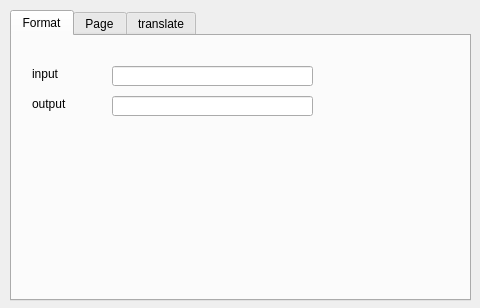
<?xml version="1.0" encoding="UTF-8"?>
<ui version="4.0">
 <class>Form</class>
 <widget class="QWidget" name="Form">
  <property name="geometry">
   <rect>
    <x>0</x>
    <y>0</y>
    <width>480</width>
    <height>308</height>
   </rect>
  </property>
  <property name="windowTitle">
   <string>Form</string>
  </property>
  <widget class="QTabWidget" name="tabWidget">
   <property name="geometry">
    <rect>
     <x>10</x>
     <y>10</y>
     <width>461</width>
     <height>291</height>
    </rect>
   </property>
   <property name="currentIndex">
    <number>0</number>
   </property>
   <widget class="QWidget" name="tab">
    <attribute name="title">
     <string>Format</string>
    </attribute>
    <widget class="QLabel" name="label">
     <property name="geometry">
      <rect>
       <x>20</x>
       <y>30</y>
       <width>71</width>
       <height>16</height>
      </rect>
     </property>
     <property name="text">
      <string>input</string>
     </property>
    </widget>
    <widget class="QLineEdit" name="lineEdit">
     <property name="geometry">
      <rect>
       <x>100</x>
       <y>30</y>
       <width>201</width>
       <height>20</height>
      </rect>
     </property>
    </widget>
    <widget class="QLabel" name="label_2">
     <property name="geometry">
      <rect>
       <x>20</x>
       <y>60</y>
       <width>71</width>
       <height>16</height>
      </rect>
     </property>
     <property name="text">
      <string>output</string>
     </property>
    </widget>
    <widget class="QLineEdit" name="lineEdit_2">
     <property name="geometry">
      <rect>
       <x>100</x>
       <y>60</y>
       <width>201</width>
       <height>20</height>
      </rect>
     </property>
    </widget>
   </widget>
   <widget class="QWidget" name="tab_3">
    <attribute name="title">
     <string>Page</string>
    </attribute>
   </widget>
   <widget class="QWidget" name="tab_2">
    <attribute name="title">
     <string>translate</string>
    </attribute>
   </widget>
  </widget>
 </widget>
 <resources/>
 <connections/>
</ui>
